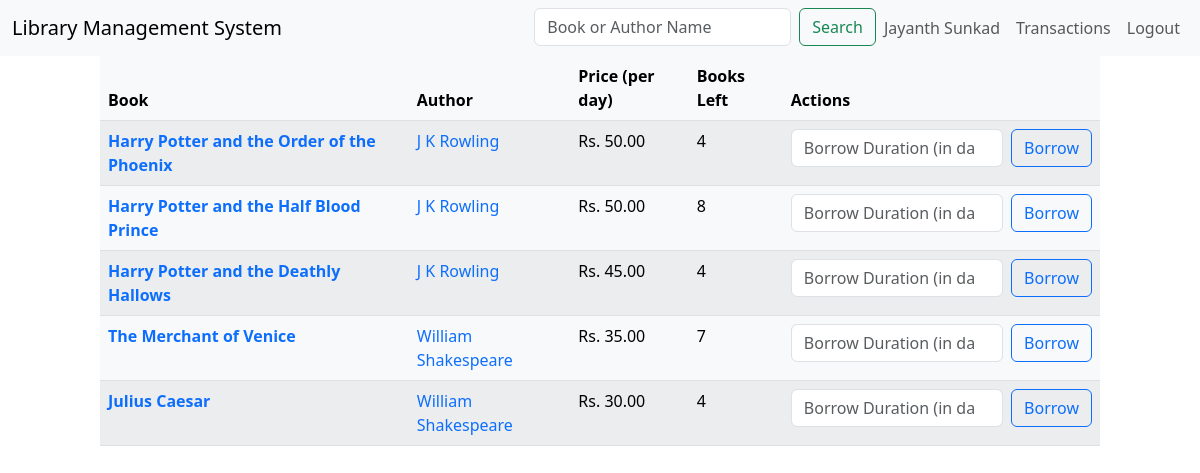
/books/ (signed in), run on the app's committed database.
### books/models.py (models this page shows, shortened)
class Book(models.Model):
    name = models.CharField(max_length=100)
    author = models.ForeignKey(Author, on_delete=models.CASCADE, related_name="books")
    description = models.TextField(default="")
    price = models.DecimalField(decimal_places=2, max_digits=10)
    books_left = models.IntegerField()

class Author(models.Model):
    name = models.CharField(max_length=100)
    description = models.TextField(default="")

### books/views.py (the view)
# urls.py: path("", views.home, name="home"),
def home(request):
    if not request.user.is_authenticated:
        messages.error(request, "You need to be logged in to access the page!")
        return redirect("users:login")
    query = request.GET.get("q", "")
    if query:
        books = Book.objects.filter(
            Q(name__icontains=query) | Q(author__name__icontains=query)
        )
    else:
        books = Book.objects.all()
    for book in books:
        book.is_borrowed = Instance.objects.filter(
            user=request.user, book=book
        ).exists()
    return render(request, "books/home.html", context={"query": query, "books": books})

### books/templates/books/home.html (shortened to what this page needs)
{% extends 'base.html' %} {% block content %}
<div class="col-md-10 offset-md-1">
  {% if books %}
  <table class="table table-light table-striped table-hover">
    <thead>
      <tr>
        <th scope="col">Book</th>
        <th scope="col">Author</th>
        <th scope="col">Price (per day)</th>
        <th scope="col">Books Left</th>
        <th scope="col">Actions</th>
      </tr>
    </thead>
    <tbody>
      {% for book in books %}
      <tr>
        <th scope="row">
          <a
            class="link-offset-2 link-offset-3-hover link-underline link-underline-opacity-0 link-underline-opacity-75-hover"
            href="{% url 'books:book_view' book.id %}"
          >
            {{ book.name }}
          </a>
        </th>
        <td>
          <a
            class="link-offset-2 link-offset-3-hover link-underline link-underline-opacity-0 link-underline-opacity-75-hover"
            href="{% url 'books:author_view' book.author.id %}"
          >
            {{ book.author.name }}
          </a>
        </td>
        <td>Rs. {{ book.price }}</td>
        <td>{{ book.books_left }}</td>
        <td>
          {% if book.is_borrowed %}
          <form method="POST" action="{% url 'books:return_book' book.id %}">
            {% csrf_token %}
            <button type="submit" class="btn btn-outline-secondary">
              Return
            </button>
          </form>
          {% else %}
          <form method="POST" action="{% url 'books:borrow_book' book.id %}">
            <div class="d-flex align-items-center">
              <input
                type="number"
                class="form-control me-2"
                name="days"
                placeholder="Borrow Duration (in days)"
                style="max-width: 250px"
              />
              <button type="submit" class="btn btn-outline-primary">
                Borrow
              </button>
            </div>
          </form>
          {% endif %}
        </td>
      </tr>
      {% endfor %}
    </tbody>
  </table>
  {% else %}
  <p class="text-center">No books to display!</p>
  {% endif %}
</div>
{% endblock %}

### templates/navbar.html (shortened to what this page needs)
<nav class="navbar navbar-expand-lg bg-body-tertiary">
  <div class="container-fluid">
    <a class="navbar-brand" href="{% url 'users:home' %}"
      >Library Management System</a
    >
    <div class="collapse navbar-collapse" id="navbarSupportedContent">
      <ul class="navbar-nav ms-auto">
        {% if user.is_authenticated %}
        <li class="nav-item">
          <form
            class="d-flex"
            role="search"
            method="get"
            action="{% url 'books:home'%}"
          >
            <input
              class="form-control me-2 w-100"
              type="search"
              name="q"
              value="{{ query }}"
              placeholder="Book or Author Name"
              aria-label="Search"
            />
            <button class="btn btn-outline-success" type="submit">
              Search
            </button>
          </form>
        </li>
        <li class="nav-item">
          <a class="nav-link" href="{% url 'users:profile' %}"
            >{{ user.first_name }} {{ user.last_name }}</a
          >
        </li>
        <li class="nav-item">
          <a class="nav-link" href="{% url 'transactions:home' %}"
            >Transactions</a
          >
        </li>
        <li class="nav-item">
          <a class="nav-link" href="{% url 'users:logout' %}">Logout</a>
        </li>
        {% endif %}
      </ul>
    </div>
  </div>
</nav>

### data on the page
Book: name "Harry Potter and the Order of the Phoenix", author.name "J K Rowling", price "50.00", books_left "4"
Book: name "Harry Potter and the Half Blood Prince", author.name "J K Rowling", price "50.00", books_left "8"
Book: name "Harry Potter and the Deathly Hallows", author.name "J K Rowling", price "45.00", books_left "4"
Book: name "The Merchant of Venice", author.name "William Shakespeare", price "35.00", books_left "7"
Book: name "Julius Caesar", author.name "William Shakespeare", price "30.00", books_left "4"

### other printed values
{{ user.first_name }} "Jayanth"
{{ user.last_name }} "Sunkad"
